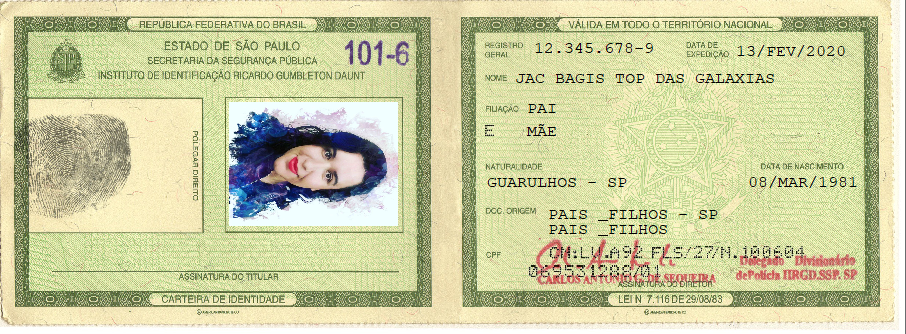
#> input picture rgfake.webp, 906 x 334 px
$ python -i ocr_mser.py   (imports and definitions only)
#> lines starting #> are read from the running program, lines starting #| are printed output that depends on the picture; after the words box and inside, x2 and y2 are one past the last pixel; in counts of white or black regions, pixels touching at a corner belong together
#> further down, picture is the input picture: shape (334, 906, 3); mean B, G, R 161.1, 205.4, 203.9
import cv2
import numpy as np
import pytesseract
pytesseract.pytesseract.tesseract_cmd = r"C:\Program Files\Tesseract-OCR\tesseract.exe"

# --------- 1) Pré-processamento ----------
def preprocess_gray(img_bgr):
    gray = cv2.cvtColor(img_bgr, cv2.COLOR_BGR2GRAY)
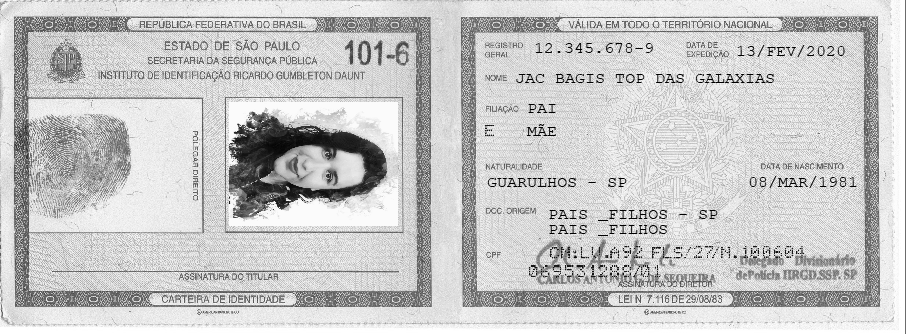
#> gray: shape (334, 906); min 0, max 255, mean 199.9
    clahe = cv2.createCLAHE(clipLimit=2.0, tileGridSize=(8,8)).apply(gray)
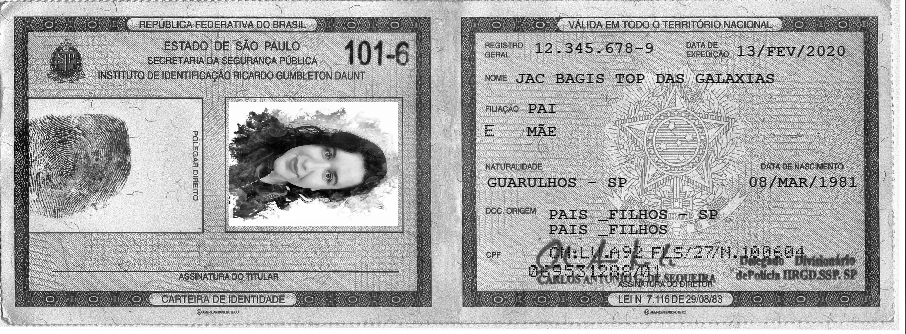
#> clahe: shape (334, 906); min 0, max 255, mean 170.8
    # leve denoise, preservando arestas
    blur = cv2.bilateralFilter(clahe, d=5, sigmaColor=30, sigmaSpace=15)
    # reforço de nitidez
    sharp = cv2.addWeighted(clahe, 1.6, blur, -0.6, 0)
    return sharp

# --------- 2) MSER mais restrito ----------
def mser_regions(gray, delta=5, min_area=60, max_area_ratio=0.20):
    h, w = gray.shape
    max_area = int(h*w*max_area_ratio)
    # Use parâmetros adicionais do MSER p/ reduzir blobs “fofos”
    mser = cv2.MSER_create(
        _delta=delta,
        _min_area=min_area,
        _max_area=max_area,
        _max_variation=0.25,    # mais baixo = mais rígido
        _min_diversity=0.2,     # evita regiões muito parecidas
        _max_evolution=200,
        _area_threshold=1.01,
        _min_margin=0.003,
        _edge_blur_size=5
    )
    regions, _ = mser.detectRegions(gray)
    return regions

# --------- 3) Recursos "sensíveis ao traço" ----------
# [182 lines left out: functions _box_features, boxes_from_regions, scored_boxes_from_regions, suppress_overlaps_scored, group_words, ocr_box, not called in this run]

# --------- 7) Pipeline ----------
def ocr_with_mser(img_bgr):
    gray = preprocess_gray(img_bgr)

    # bin auxiliar: melhora MSER em fundos ruins
    bin_aux = cv2.adaptiveThreshold(
        gray, 255, cv2.ADAPTIVE_THRESH_GAUSSIAN_C, cv2.THRESH_BINARY, 29, 9
    )
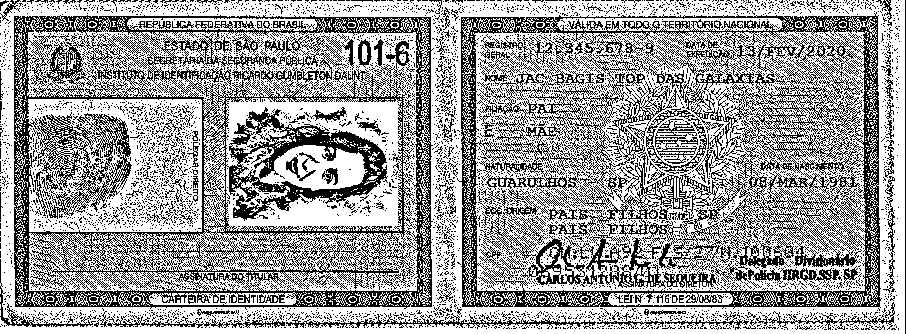
#> bin_aux: shape (334, 906); 61.9% white; black in thin lines or dots

    regs_pos = mser_regions(gray, delta=5, min_area=60)
    regs_neg = mser_regions(255 - gray, delta=5, min_area=60)
    regs_bin = mser_regions(255 - bin_aux, delta=5, min_area=60)  # opcional

    scored = []
    scored += scored_boxes_from_regions(regs_pos, gray)
    scored += scored_boxes_from_regions(regs_neg, gray)
    scored += scored_boxes_from_regions(regs_bin, gray)

    boxes = suppress_overlaps_scored(scored, iou_thresh=0.30)

    # agrupar em PALAVRAS; psm=7 funciona melhor em palavras/linhas curtas
    word_boxes = group_words(boxes, gap_factor=0.6, y_tol=12)

    results = []
    for bx in word_boxes:
        text, _ = ocr_box(img_bgr, bx, psm=7, lang="por")
        if text:
            results.append({"box": bx, "text": text})

    # se pouco texto, tenta psm=6 (blocos)
    if sum(len(r["text"]) for r in results) < 10:
        results = []
        for bx in word_boxes:
            text, _ = ocr_box(img_bgr, bx, psm=6, lang="por")
            if text:
                results.append({"box": bx, "text": text})

    results = sorted(results, key=lambda r: (r["box"][1], r["box"][0]))
    texto = "\n".join(r["text"] for r in results if r["text"])
    return texto, results

>>> import cv2
>>> picture = cv2.imread('rgfake.webp')
#> (the run stopped early here; a loop or call above may not have finished)
